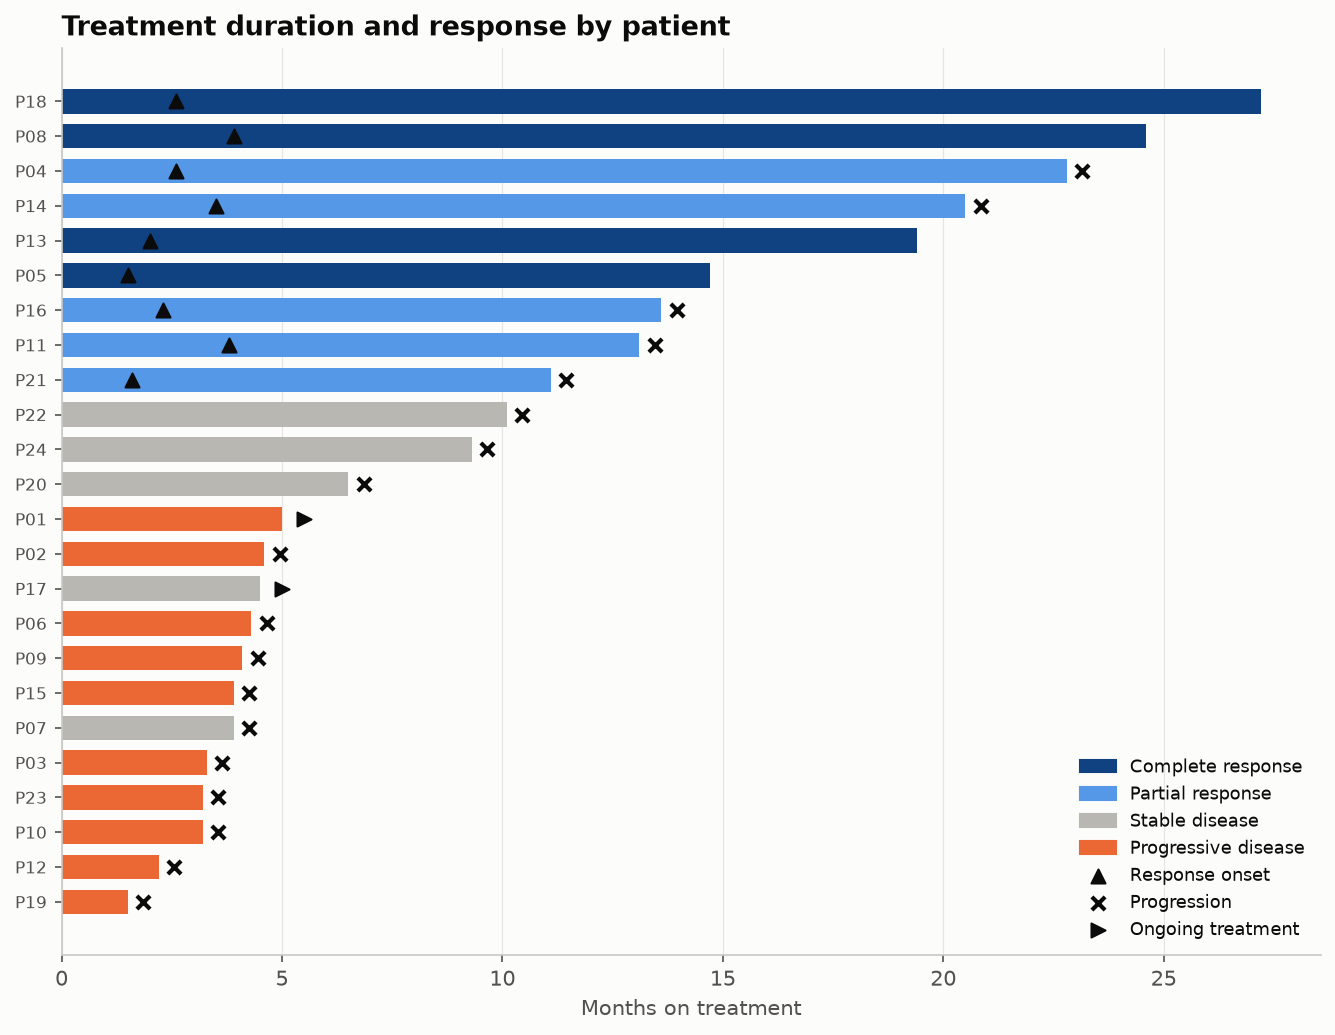

Reproduce this figure in Python.
"""
Swimmer Plot  -  family: Scientific

DESIGN PURPOSE
One horizontal bar per patient shows time on treatment, with markers for key
events (response onset, progression, ongoing therapy). It tells each patient's
story, which summary curves hide.

WHEN TO USE
  - Show individual treatment duration and response in early-phase oncology
    trials
  - Show durability of response alongside time to response
  - Show any per-entity timeline with events (customer lifecycles, equipment
    maintenance)

AVOID WHEN
  - There are more than about 50 patients (bars become unreadable; use
    Kaplan–Meier curves)
  - Only aggregate statistics matter

ALTERNATIVES
  - Kaplan–Meier curve
  - Gantt chart
  - Event-chart / lasagna plot

EXAMPLE
Synthetic phase I cohort of 24 patients: months on treatment, best response,
and event markers.

Run:  python swimmer_plot.py
"""
import sys
from pathlib import Path

import numpy as np
import pandas as pd
import matplotlib.pyplot as plt

# Library style: categorical colors in fixed order, recessive axes, hairline grid.
PALETTE = ["#2a78d6", "#eb6834", "#1baf7a", "#eda100",
           "#e87ba4", "#008300", "#6250d6", "#e34948"]
SEQ_CMAP = "Blues"      # sequential: one hue, light -> dark
DIV_CMAP = "RdBu_r"     # diverging: two opposite hues, neutral midpoint
GRAY = "#b8b7b1"        # de-emphasised marks
plt.rcParams.update({
    "figure.figsize": (8, 4.8), "figure.dpi": 110, "figure.facecolor": "#fcfcfb",
    "axes.facecolor": "#fcfcfb", "axes.edgecolor": "#c9c8c3", "axes.linewidth": 0.8,
    "axes.spines.top": False, "axes.spines.right": False,
    "axes.grid": True, "grid.color": "#e6e5e1", "grid.linewidth": 0.6, "axes.axisbelow": True,
    "axes.prop_cycle": plt.cycler(color=PALETTE),
    "axes.titlesize": 13, "axes.titleweight": "bold", "axes.titlelocation": "left",
    "axes.labelcolor": "#52514e", "xtick.color": "#52514e", "ytick.color": "#52514e",
    "text.color": "#0b0b0b", "font.size": 10, "lines.linewidth": 2,
    "legend.frameon": False,
})

# --- Example data ------------------------------------------------------------
rng = np.random.default_rng(13)
n = 24
resp = rng.choice(["Complete response", "Partial response", "Stable disease", "Progressive disease"],
                  n, p=[0.12, 0.33, 0.33, 0.22])
base = {"Complete response": 22, "Partial response": 15, "Stable disease": 8, "Progressive disease": 3}
dur = np.array([max(1.0, rng.normal(base[r], base[r] * 0.35)) for r in resp]).round(1)
responder = np.isin(resp, ["Complete response", "Partial response"])
onset = np.where(responder, np.minimum(dur * 0.9, rng.uniform(1.5, 4, n)), np.nan).round(1)
ongoing = rng.random(n) < 0.3
progressed = ~ongoing & (resp != "Complete response")
df = pd.DataFrame({"patient": [f"P{i:02d}" for i in range(1, n + 1)], "months": dur,
                   "best_response": resp, "response_onset": onset,
                   "progressed": progressed, "ongoing": ongoing}).sort_values("months")
df.head()

# --- Plot --------------------------------------------------------------------
colors = {"Complete response": "#104281", "Partial response": "#5598e7",
          "Stable disease": GRAY, "Progressive disease": PALETTE[1]}
fig, ax = plt.subplots(figsize=(9, 7))
y = np.arange(len(df))
ax.barh(y, df.months, color=df.best_response.map(colors), height=0.7)
ax.scatter(df.response_onset, y, marker="^", s=45, color="#0b0b0b", zorder=3, label="Response onset")
pr = df.progressed.values
ax.scatter(df.months[pr] + 0.35, y[pr], marker="x", s=40, color="#0b0b0b", zorder=3, label="Progression")
og = df.ongoing.values
ax.scatter(df.months[og] + 0.5, y[og], marker=">", s=45, color="#0b0b0b", zorder=3,
           label="Ongoing treatment")
ax.set_yticks(y, df.patient, fontsize=8)
ax.grid(axis="y", visible=False)
ax.set_xlabel("Months on treatment")
ax.set_title("Treatment duration and response by patient")
from matplotlib.patches import Patch
handles = [Patch(color=c, label=k) for k, c in colors.items()]
h2, _ = ax.get_legend_handles_labels()
ax.legend(handles=handles + h2, loc="lower right", fontsize=8.5)
fig.tight_layout()

# --- Save / show -------------------------------------------------------------
out = Path(__file__).with_name(Path(__file__).stem + ".png")
fig.savefig(out, dpi=150, bbox_inches="tight")
print(f"saved {out}")
if "--no-show" not in sys.argv:
    plt.show()
